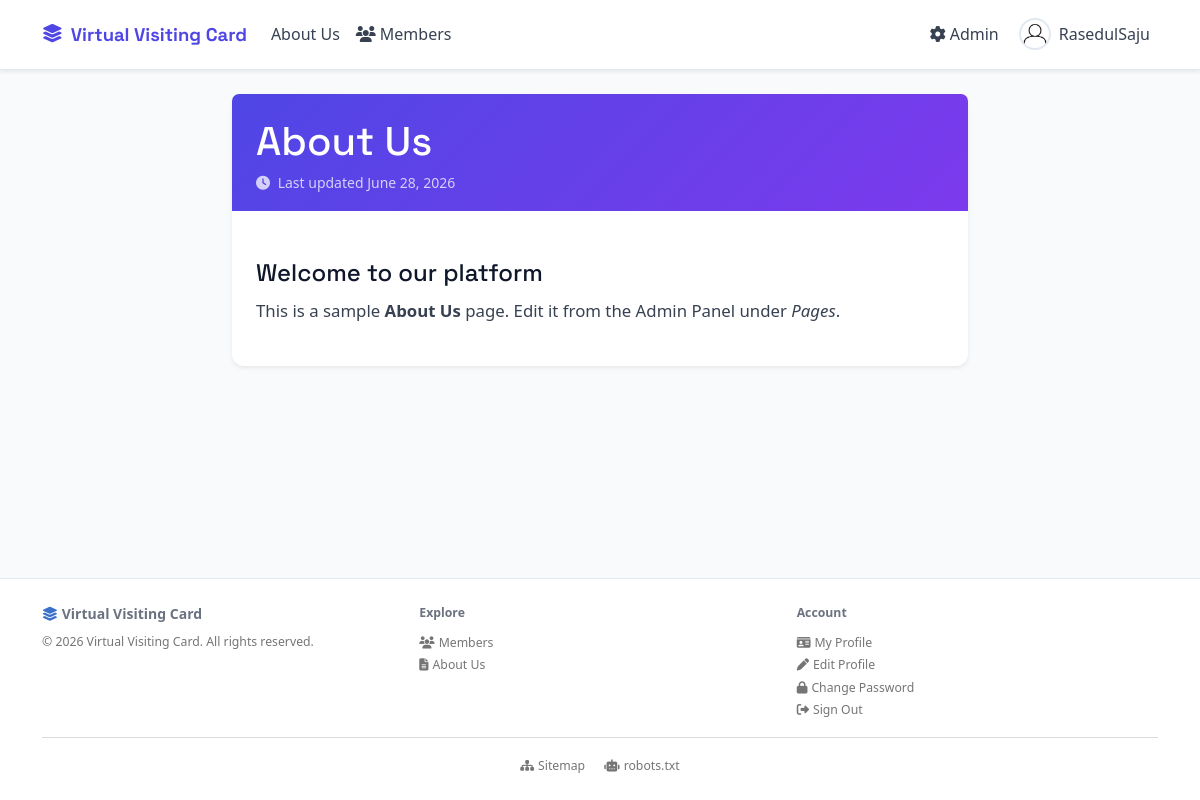
/about-us (signed in), run on the app's committed database.
### tables this page shows
CREATE TABLE `pages` (
  `id`          INT UNSIGNED NOT NULL AUTO_INCREMENT,
  `slug`        VARCHAR(200) NOT NULL,
  `title`       VARCHAR(300) NOT NULL,
  `content`     LONGTEXT,
  `show_in_nav` TINYINT(1)   NOT NULL DEFAULT 0,
  `nav_order`   INT          NOT NULL DEFAULT 0,
  `meta_robots` VARCHAR(20)  NOT NULL DEFAULT 'index,follow',
  `updated_at`  DATETIME     NOT NULL DEFAULT CURRENT_TIMESTAMP
                             ON UPDATE CURRENT_TIMESTAMP,
  PRIMARY KEY (`id`),
  UNIQUE KEY `uq_slug` (`slug`)
);

CREATE TABLE `users` (
  `id`                INT UNSIGNED                    NOT NULL AUTO_INCREMENT,
  `username`          VARCHAR(50)                     NOT NULL,
  `email`             VARCHAR(150)                    NOT NULL,
  `password_hash`     VARCHAR(255)                    NOT NULL,
  `role`              ENUM('user','admin','superadmin') NOT NULL DEFAULT 'user',
  `account_status`    ENUM('active','resigned')       NOT NULL DEFAULT 'active',
  `can_edit_profile`  TINYINT(1)                      NOT NULL DEFAULT 1,
  `meta_robots`       VARCHAR(20)                     NOT NULL DEFAULT 'index,follow',
  `show_in_directory` TINYINT(1)                      NOT NULL DEFAULT 1,
  `profile_image`     VARCHAR(255)                    NOT NULL DEFAULT 'default-avatar.png',
  `bio`               TEXT,
  `reset_token`       VARCHAR(64)                         NULL DEFAULT NULL,
  `reset_expires`     DATETIME                            NULL DEFAULT NULL,
  `created_at`        DATETIME                        NOT NULL DEFAULT CURRENT_TIMESTAMP,
  PRIMARY KEY (`id`),
  UNIQUE KEY `uq_username` (`username`),
  UNIQUE KEY `uq_email`    (`email`)
);

### helpers.php (called while the page is built, shortened)
<?php
require_once __DIR__ . '/db.php';
function e(string $s): string
{
    return htmlspecialchars($s, ENT_QUOTES | ENT_HTML5, 'UTF-8');
}
function isLoggedIn(): bool
{
    return !empty($_SESSION['user_id']);
}
function avatarUrl(string $filename): string
{
    if ($filename === '' || $filename === DEFAULT_AVATAR
        || !file_exists(UPLOAD_DIR . $filename)) {
        return UPLOAD_URL . DEFAULT_AVATAR;
    }
    return UPLOAD_URL . rawurlencode($filename);
}
function getNavPages(): array
{
    try {
        $stmt = getDB()->query(
            "SELECT slug, title FROM pages
             WHERE show_in_nav = 1 ORDER BY nav_order ASC, title ASC"
        );
        return $stmt->fetchAll();
    } catch (PDOException) {
        return [];
    }
}
function getSetting(string $key, string $default = ''): string
{
    try {
        $stmt = getDB()->prepare('SELECT value FROM settings WHERE `skey` = ? LIMIT 1');
        $stmt->execute([$key]);
        $row = $stmt->fetch();
        return $row ? $row['value'] : $default;
    } catch (PDOException) {
        return $default;
    }
}
function siteName(): string
{
    static $_cached = null;
    if ($_cached === null) {
        $fallback = defined('APP_NAME') ? APP_NAME : _SITE_NAME_FALLBACK;
        try { $_cached = getSetting('site_name') ?: $fallback; }
        catch (Exception) { $_cached = $fallback; }
    }
    return $_cached;
}
function getTheme(): array
{
    static $_cached = null;
    if ($_cached === null) {
        $defaults = [
            'primary_color'    => '#4f46e5',
            'accent_color'     => '#7c3aed',
            'text_color'       => '#374151',
            'heading_color'    => '#0f172a',
            'bg_color'         => '#f8fafc',
            'surface_color'    => '#ffffff',
            'border_radius'    => '12',
            'font_heading'     => 'Space Grotesk',
            'font_body'        => 'system-ui',
            'enable_animations'=> '1',
        ];
        $_cached = $defaults;
        try {
            foreach ($defaults as $k => $v) {
                $_cached[$k] = getSetting('theme_' . $k, $v) ?: $v;
            }
        } catch (Exception) {
        }
    }
    return $_cached;
}

### db.php (called while the page is built, shortened)
<?php
function getDB(): PDO
{
    static $pdo = null;
    if ($pdo === null) {
        $dsn = sprintf(
            'mysql:host=%s;dbname=%s;charset=%s',
            DB_HOST, DB_NAME, DB_CHARSET
        );
        $pdo = new PDO($dsn, DB_USER, DB_PASS, [
            PDO::ATTR_ERRMODE            => PDO::ERRMODE_EXCEPTION,
            PDO::ATTR_DEFAULT_FETCH_MODE => PDO::FETCH_ASSOC,
            PDO::ATTR_EMULATE_PREPARES   => false,
        ]);
    }
    return $pdo;
}

### templates/page.php (the view, shortened to what this page needs)
<div class="row justify-content-center">
    <div class="col-lg-8">
        <article class="card border-0 shadow-sm">
            <div class="page-article-header card-header border-0 p-4 pb-3">
                <h1 class="page-title mb-1"><?= e($page['title']) ?></h1>
                <small class="text-muted">
                    <i class="fas fa-clock me-1"></i>
                    Last updated <?= date('F j, Y', strtotime($page['updated_at'])) ?>
                </small>
            </div>
            <div class="card-body p-4 page-content">
                <?= $page['content']  ?>
            </div>
        </article>
    </div>
</div>

### templates/layout_header.php (shortened to what this page needs)
<?php
$_navPages   = getNavPages();
$_activeUser = null;
if (isLoggedIn()) {
    try {
        $s = getDB()->prepare('SELECT id, username, role, profile_image FROM users WHERE id = ? LIMIT 1');
        $s->execute([$_SESSION['user_id']]);
        $_activeUser = $s->fetch();
    } catch (PDOException) {}
}
$_currentSlug = trim($_GET['url'] ?? '', '/');
?>
<!DOCTYPE html>
<html lang="en">
<head>
    <link rel="stylesheet" href="https://cdnjs.cloudflare.com/ajax/libs/font-awesome/6.5.0/css/all.min.css">
    <link rel="stylesheet" href="https://cdnjs.cloudflare.com/ajax/libs/mdb-ui-kit/6.4.0/mdb.min.css">
    <link rel="stylesheet" href="<?= BASE_URL ?>assets/css/custom.css">
<?php
$_theme = getTheme();
?>
</head>
<body>
<nav class="navbar navbar-expand-lg cms-navbar sticky-top shadow-sm">
    <div class="container">
        <a class="navbar-brand cms-brand" href="<?= BASE_URL ?>">
            <i class="fas fa-layer-group me-2"></i><?= e(siteName()) ?>
        </a>
        <div class="collapse navbar-collapse" id="navMain">
            <ul class="navbar-nav me-auto mb-2 mb-lg-0">
                <?php foreach ($_navPages as $_np): ?>
                <li class="nav-item">
                    <a class="nav-link <?= $_currentSlug === $_np['slug'] ? 'active' : '' ?>"
                       href="<?= BASE_URL . e($_np['slug']) ?>">
                        <?= e($_np['title']) ?>
                    </a>
                </li>
                <?php endforeach; ?>
                <li class="nav-item">
                    <a class="nav-link <?= $_currentSlug === 'members' ? 'active' : '' ?>"
                       href="<?= BASE_URL ?>members">
                        <i class="fas fa-users me-1"></i>Members
                    </a>
                </li>
            </ul>
            <ul class="navbar-nav ms-auto align-items-lg-center gap-1">
                <?php if ($_activeUser): ?>
                    <?php if ($_activeUser['role'] === 'admin'): ?>
                    <li class="nav-item">
                        <a class="nav-link cms-admin-link" href="<?= BASE_URL ?>admin/">
                            <i class="fas fa-cog me-1"></i>Admin
                        </a>
                    </li>
                    <?php endif; ?>
                    <li class="nav-item cms-user-wrap d-none d-lg-block">
                        <a class="nav-link cms-user-toggle d-flex align-items-center gap-2"
                           href="#" id="userDropDesktop" role="button">
                            <img src="<?= avatarUrl($_activeUser['profile_image']) ?>"
                                 class="rounded-circle cms-nav-avatar" width="32" height="32"
                                 style="object-fit:cover;" alt="">
                            <span><?= e($_activeUser['username']) ?></span>
                        </a>
                    </li>
                <?php endif; ?>
            </ul>
        </div>
    </div>
</nav>
<main class="container py-4">

### templates/layout_footer.php (shortened to what this page needs)
</main>
<footer class="cms-footer mt-auto py-4">
    <div class="container">
        <div class="row align-items-start g-3">
            <div class="col-md-4">
                <div class="fw-bold mb-1">
                    <i class="fas fa-layer-group me-1 text-primary"></i><?= e(siteName()) ?>
                </div>
                <small class="text-muted">© <?= date('Y') ?> <?= e(siteName()) ?>. All rights reserved.</small>
            </div>
            <div class="col-md-4">
                <p class="fw-semibold small mb-2">Explore</p>
                <ul class="list-unstyled mb-0">
                    <li><a href="<?= BASE_URL ?>members" class="text-muted text-decoration-none small">
                        <i class="fas fa-users me-1"></i>Members</a></li>
                    <?php foreach (getNavPages() as $_fp): ?>
                    <li><a href="<?= BASE_URL . e($_fp['slug']) ?>" class="text-muted text-decoration-none small">
                        <i class="fas fa-file-alt me-1"></i><?= e($_fp['title']) ?></a></li>
                    <?php endforeach; ?>
                </ul>
            </div>
            <div class="col-md-4">
                <p class="fw-semibold small mb-2">Account</p>
                <ul class="list-unstyled mb-0">
                    <?php if (isLoggedIn()): ?>
                    <li><a href="<?= BASE_URL . e($_SESSION['username'] ?? '') ?>" class="text-muted text-decoration-none small">
                        <i class="fas fa-id-card me-1"></i>My Profile</a></li>
                    <li><a href="<?= BASE_URL ?>edit-profile" class="text-muted text-decoration-none small">
                        <i class="fas fa-pen me-1"></i>Edit Profile</a></li>
                    <li><a href="<?= BASE_URL ?>change-password" class="text-muted text-decoration-none small">
                        <i class="fas fa-lock me-1"></i>Change Password</a></li>
                    <li><a href="<?= BASE_URL ?>logout" class="text-muted text-decoration-none small">
                        <i class="fas fa-sign-out-alt me-1"></i>Sign Out</a></li>
                    <?php endif; ?>
                </ul>
            </div>
        </div>
        <hr class="my-3 opacity-25">
        <div class="text-center">
            <a href="<?= BASE_URL ?>sitemap.xml" class="text-muted text-decoration-none small me-3">
                <i class="fas fa-sitemap me-1"></i>Sitemap
            </a>
            <a href="<?= BASE_URL ?>robots.txt" class="text-muted text-decoration-none small">
                <i class="fas fa-robot me-1"></i>robots.txt
            </a>
        </div>
    </div>
</footer>
</body>
</html>

### assets/css/custom.css (style rules this page uses)
:root { --cms-primary: #4f46e5; --cms-primary-dark: #3730a3; --cms-accent: #7c3aed; --cms-ink: #0f172a; --cms-body: #374151; --cms-muted: #6b7280; --cms-border: #e2e8f0; --cms-bg: #f8fafc; --cms-surface: #ffffff; --cms-radius: 12px; --cms-shadow: 0 2px 16px rgba(15, 23, 42, .08); --cms-shadow-lg: 0 8px 32px rgba(15, 23, 42, .12); --cms-font-display: 'Space Grotesk', system-ui, sans-serif; --cms-font-body: -apple-system, BlinkMacSystemFont, 'Segoe UI', system-ui, sans-serif; }
html { scroll-behavior: smooth; }
body { font-family: var(--cms-font-body); background-color: var(--cms-bg); color: var(--cms-body); min-height: 100vh; display: flex; flex-direction: column; }
h1, h2, h3, h4, h5, h6, .navbar-brand, .auth-card-header h1 { font-family: var(--cms-font-display); color: var(--cms-ink); }
main.container { flex: 1; }
.cms-navbar { background: var(--cms-surface) !important; border-bottom: 1px solid var(--cms-border); padding: .75rem 0; }
.cms-brand { font-family: var(--cms-font-display); font-weight: 700; font-size: 1.15rem; color: var(--cms-primary) !important; text-decoration: none; }
.cms-navbar .nav-link { color: var(--cms-body) !important; font-weight: 500; padding: .4rem .75rem; border-radius: 8px; transition: background .15s, color .15s; }
.cms-admin-link { color: var(--cms-accent) !important; }
.cms-nav-avatar { border: 2px solid var(--cms-border); }
.cms-user-wrap { position: relative; }
.card { border-radius: var(--cms-radius) !important; box-shadow: var(--cms-shadow); }
.page-article-header { background: linear-gradient(135deg, var(--cms-primary) 0%, var(--cms-accent) 100%); color: white; }
.page-article-header .page-title { color: white; font-family: var(--cms-font-display); }
.page-article-header .text-muted { color: rgba(255,255,255,.75) !important; }
.page-content { font-size: 1.05rem; line-height: 1.75; color: var(--cms-body); }
.page-content h1, .page-content h2, .page-content h3, .page-content h4, .page-content h5, .page-content h6 { font-family: var(--cms-font-display); color: var(--cms-ink); margin-top: 1.5rem; }
.cms-footer { background: var(--cms-surface); border-top: 1px solid var(--cms-border); color: var(--cms-muted); font-size: .875rem; }

### data on the page
pages: title "About Us", updated_at "June 28, 2026", content "Welcome to our platform This is a sample About Us page. Edit it from the Admin Panel under Pages ."
users: profile_image (placeholder picture), username "RasedulSaju"

### other printed values
siteName() "Virtual Visiting Card"
